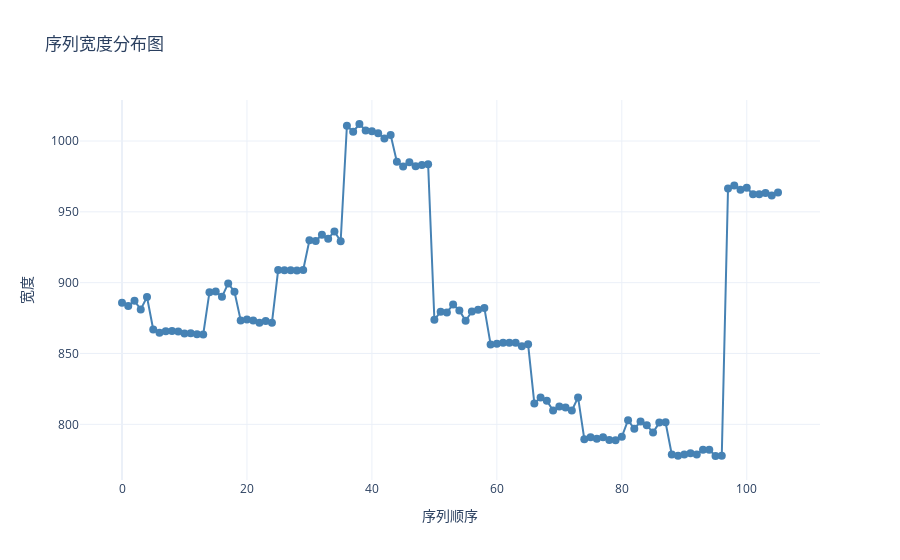
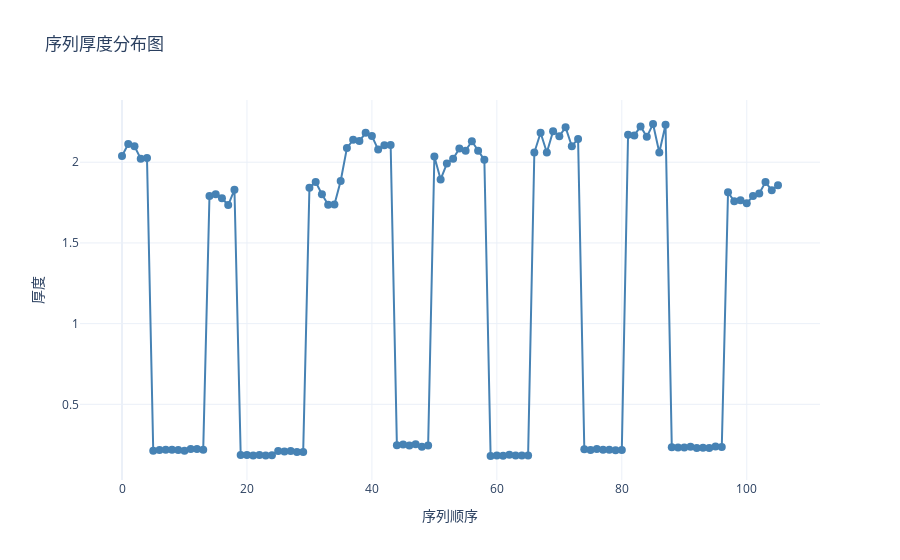
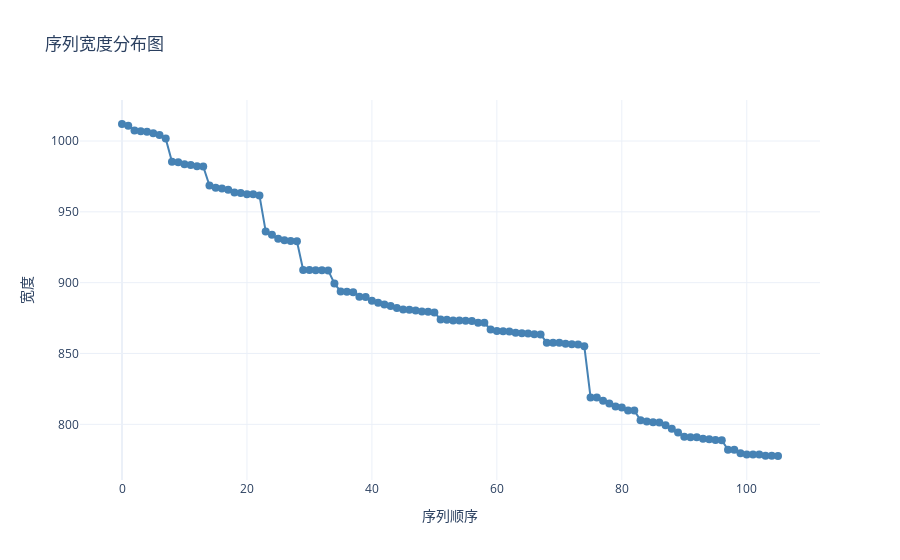
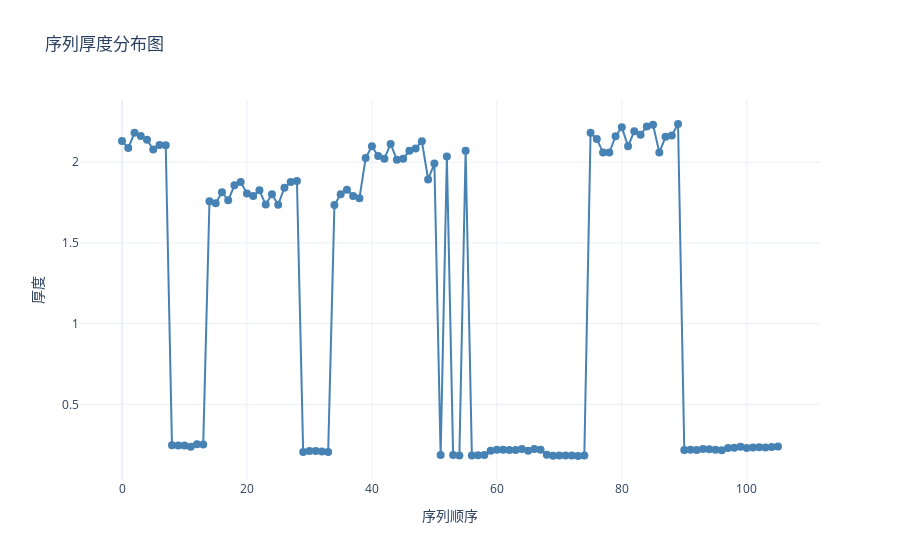

The code cell stored with these charts, in order, in its notebook:
### Code cell
width = df["IN_MAT_WIDTH"].values
thick = df["IN_MAT_THICK"].values

original_order = np.arange(len(df))
plot_feature_sequence(width, original_order, "宽度")
plot_feature_sequence(thick, original_order, "厚度")

start_order = np.argsort(-width)
plot_feature_sequence(width, start_order, "宽度")
plot_feature_sequence(thick, start_order, "厚度")

best_order, best_cost = simulated_annealing(width, thick, max_iter=100000)

# 结果后处理，再加个启发式，把宽度突出的序列找到最近的厚度相邻那里再重新计算值

print("最优顺序：")
print(best_order)
print(df.iloc[best_order])
print("目标函数值：", best_cost)

plot_feature_sequence(width, best_order, "宽度")
plot_feature_sequence(thick, best_order, "厚度")
